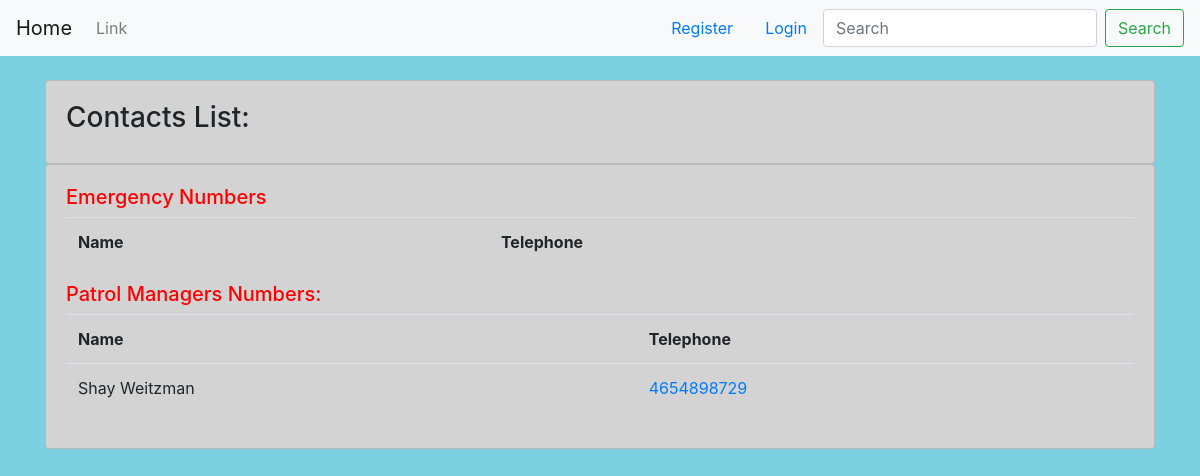
The app's page /ContactManagement/, older data.
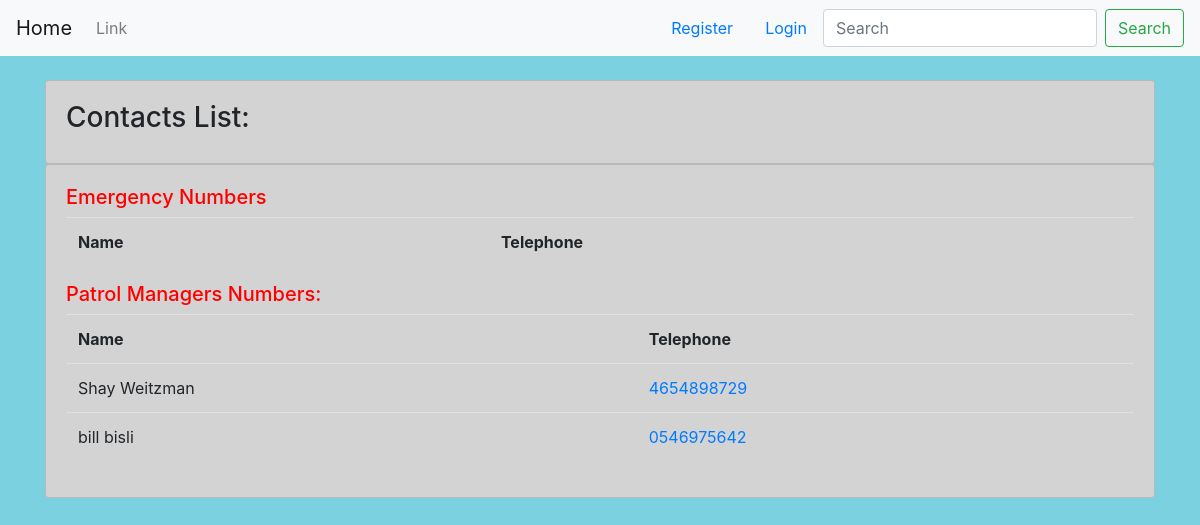
The same page, newer data.
### Authentication/models.py (models this page shows, shortened)
class Parent(models.Model):
    user = models.OneToOneField(User, on_delete=models.CASCADE, related_name='profile')
    type = models.CharField(max_length=50, default='Parent')
    ID_Number = models.CharField(max_length=9, validators=[MinLengthValidator(9)])
    Phone_Number = models.CharField(max_length=10, validators=[MinLengthValidator(10)])
    Birthday = models.DateField(default=datetime.date.today)
    First_Name = models.CharField(validators=[MinLengthValidator(2)], max_length=50)
    Last_Name = models.CharField(validators=[MinLengthValidator(2)], max_length=50)
    models.CharField(max_length=MEDIUM_STRING, choices=get_locations())
    City = models.CharField(default='Beer Sheba', validators=[MinLengthValidator(2)], max_length=50)
    Neighborhood = models.CharField(max_length=MEDIUM_STRING, choices=get_locations())
    is_patrol_manager = models.BooleanField(default=False)

### Contact/views.py (the view)
# urls.py: path(r'ContactManagement/', ContactV.contact_management, name='ContactManagement'),
def contact_management(request):
    contacts = Contact.objects.all()
    patrols = Parent.objects.filter(is_patrol_manager=True)
    context = {
        'contacts': contacts,
        'patrols': patrols
    }
    return render(request, 'HomePage/ContactPage.html', context)

### HomePage/templates/HomePage/ContactPage.html (shortened to what this page needs)
{% extends 'base.html' %}
{% block content %}
<!DOCTYPE html>
<html lang="en">
<head>
</head>
<body>
<br>
		<div class="row">
			<div class="col-md">
				<div class="card card-body" id="general">
					<h3>Contacts List:</h3>
				</div>
				<div class="card card-body" id="general">
                    <h5 style="color: red">Emergency Numbers</h5>
					<table class="table">
						<tr>
							<th>Name</th>
							<th>Telephone</th>
						</tr>
					</table>
                <h5 style="color: red">Patrol Managers Numbers:</h5>
                	<table class="table">
						<tr>
							<th>Name</th>
							<th>Telephone</th>
						</tr>
                        {% for p in patrols %}
							<tr>
								<td>{{p.First_Name}} {{p.Last_Name}}</td>
								<td><a href="tel:{{p.Phone_Number}}">{{p.Phone_Number}}</a></td>
							</tr>
						{% endfor %}
					</table>
				</div>
			</div>
		</div>
</body>
</html>
{% endblock %}

### HomePage/templates/base.html (shortened to what this page needs)
<!DOCTYPE html>
<html lang="en">
<head>
    <link rel="stylesheet" href="https://cdn.jsdelivr.net/npm/bootstrap@4.5.3/dist/css/bootstrap.min.css">
</head>
<body>
    <div>
        <nav class="navbar navbar-expand-lg navbar-light bg-light">
          <a class="navbar-brand" href="{% url 'homepage' %}">Home</a>
          <div class="collapse navbar-collapse" id="navbarSupportedContent">
            <ul class="navbar-nav mr-auto">
              <li class="nav-item">
                <a class="nav-link" href="#">Link</a>
              </li>
            </ul>
              {% if user.is_authenticated %}
                {% if user.is_superuser %}
                    <a class="nav-link active" href="{% url 'parentsRequests' %}"><h8 style="color:#6c6cf8;">Parents Requests</h8> <span class="sr-only">(current)</span></a>
                    <a class="nav-link active" href="{% url 'adminPage' %}"><h8 style="color:#6c6cf8;">Admin Panel</h8> <span class="sr-only">(current)</span></a>
                    {% elif user.profile.is_patrol_manager %}
                    <a class="nav-link active" href="{% url 'resident_page' %}"><h8 style="color:#6c6cf8;">My Page</h8> <span class="sr-only">(current)</span></a>
                    {% else %}
                    <a class="nav-link active" href="#"><h8 style="color:#6c6cf8;">My Page</h8> <span class="sr-only">(current)</span></a>
                {% endif %}
                <a class="nav-link active" href="{% url 'logoutuser' %}">LogOut</a>
              {% else %}
                <a class="nav-link active" href="{% url 'AddParent' %}">Register</a>
                <a class="nav-link active" href="{% url 'Login' %}">Login</a>
              {% endif %}
            <form class="form-inline my-2 my-lg-0">
              <input class="form-control mr-sm-2" type="search" placeholder="Search" aria-label="Search">
              <button class="btn btn-outline-success my-2 my-sm-0" type="submit">Search</button>
            </form>
          </div>
        </nav>
    </div>
    <div class="container">
        <div id="content" name="content">
            {% block content %}
            {% endblock %}
        </div>
    </div>
</body>
</html>

### HomePage/templates/HomePage/ContactPage.html (style rules this page uses)
#general { background-color: #D3D3D3; }
body { background-color: #7CD1E0; }

Row changes from the older to the newer data that the page shows:
added Parent: First_Name "bill", Last_Name "bisli", Phone_Number "0546975642"
